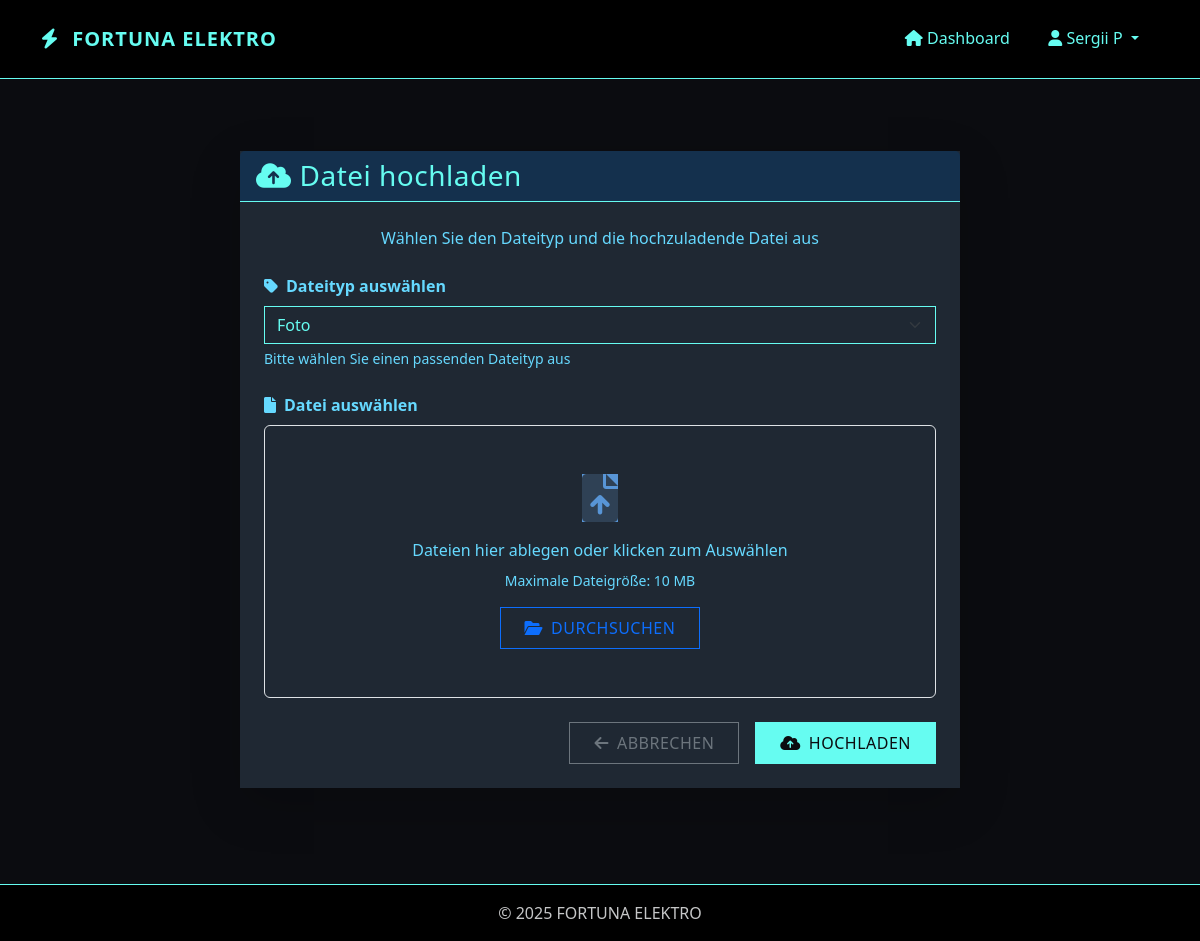
/project/1/upload (signed in), run on an earlier commit of the app's database.
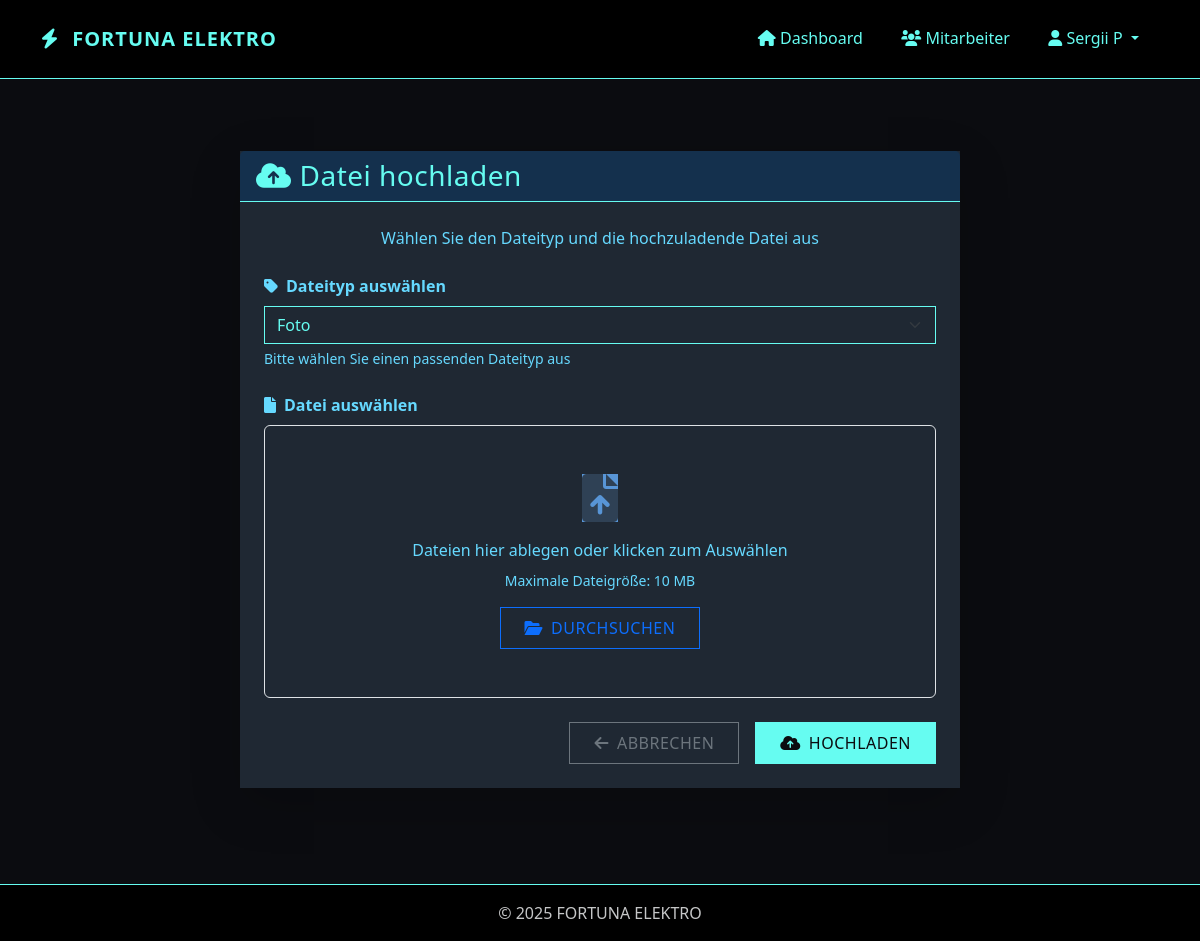
And on a later commit of the database.
### app/routes/files.py (the view, shortened to what this page needs)
@files.route('/project/<int:project_id>/upload', methods=['GET', 'POST'])
@login_required
def upload_file(project_id):
    project = Project.query.get_or_404(project_id)
    form = FileUploadForm()
    return render_template('files/upload.html', title='Datei hochladen', project=project, form=form)

### app/forms/file_forms.py
class FileUploadForm(FlaskForm):
    file = FileField('Datei auswählen', validators=[DataRequired()])
    file_type = SelectField('Dateityp auswählen', choices=[
        ('foto', 'Foto'),
        ('video', 'Video'),
        ('stundenbericht', 'Stundenbericht'),
        ('pruefbericht', 'Prüfbericht'),
        ('sonstiges', 'Sonstiges')
    ], validators=[DataRequired()])
    description = TextAreaField('Beschreibung (optional)')
    submit = SubmitField('Hochladen')

### app/models/user.py (called while the page is built)
@login_manager.user_loader
def load_user(id):
    return User.query.get(int(id))

    def is_admin(self):
        return self.role == 'admin'

### app/templates/files/upload.html (shortened to what this page needs)
{% extends 'base.html' %}
{% block content %}
<div class="container py-5">
    <div class="row justify-content-center">
        <div class="col-md-8">
            <div class="card shadow-lg border-0 rounded-lg">
                <div class="card-header" style="background-color: #14304d; color: var(--accent)">
                    <h3 class="mb-0"><i class="fas fa-cloud-upload-alt me-2"></i>Datei hochladen</h3>
                </div>
                <div class="card-body p-4">
                    <div class="text-center mb-4">
                        <p class="text-muted">Wählen Sie den Dateityp und die hochzuladende Datei aus</p>
                    </div>
                    <form method="POST" enctype="multipart/form-data" id="upload-form">
                        <div class="mb-4">
                            <label for="{{ form.file_type.id }}" class="form-label fw-bold">
                                <i class="fas fa-tag me-2"></i>{{ form.file_type.label.text }}
                            </label>
                            {{ form.file_type(class="form-select") }}
                            <div class="form-text">Bitte wählen Sie einen passenden Dateityp aus</div>
                        </div>
                        <div class="mb-4">
                            <label for="{{ form.file.id }}" class="form-label fw-bold">
                                <i class="fas fa-file me-2" ></i>{{ form.file.label.text }}
                            </label>
                            <div class="upload-area p-5 border rounded text-center mb-3" id="drop-area">
                                <i class="fas fa-file-upload fa-3x text-muted mb-3" style="background-color: #5895d6; color: var(--accent)"></i>
                                <p class="mb-2">Dateien hier ablegen oder klicken zum Auswählen</p>
                                <p class="small text-muted">Maximale Dateigröße: 10 MB</p>
                                <button type="button" class="btn btn-outline-primary" id="browse-button">
                                    <i class="fas fa-folder-open me-2"></i>Durchsuchen
                                </button>
                            </div>
                        </div>
                        <div class="d-grid gap-2 d-md-flex justify-content-md-end">
                            <a href="{{ url_for('dashboard.index') }}" class="btn btn-outline-secondary me-md-2">
                                <i class="fas fa-arrow-left me-2"></i>Abbrechen
                            </a>
                            <button type="submit" class="btn btn-primary" id="upload-button">
                                <i class="fas fa-cloud-upload-alt me-2"></i>Hochladen
                            </button>
                        </div>
                    </form>
                </div>
            </div>
        </div>
    </div>
</div>
{% endblock %}

### app/templates/base.html (shortened to what this page needs)
<!DOCTYPE html>
<html lang="de">
<head>
    <link href="https://cdn.jsdelivr.net/npm/bootstrap@5.3.0/dist/css/bootstrap.min.css" rel="stylesheet">
    <link rel="stylesheet" href="https://cdnjs.cloudflare.com/ajax/libs/font-awesome/6.0.0/css/all.min.css">
    <link rel="stylesheet" href="{{ url_for('static', filename='css/style.css') }}">
</head>
<body>
    <nav class="navbar navbar-expand-lg navbar-dark mb-4">
        <div class="container">
            <a class="navbar-brand" href="{{ url_for('dashboard.index') }}">
                <i class="fas fa-bolt"></i> FORTUNA ELEKTRO
            </a>
            <div class="collapse navbar-collapse" id="navbarNav">
                <ul class="navbar-nav ms-auto">
                    {% if current_user.is_authenticated %}
                        <li class="nav-item">
                            <a class="nav-link" href="{{ url_for('dashboard.index') }}">
                                <i class="fas fa-home"></i> Dashboard
                            </a>
                        </li>
                        {% if current_user.is_admin() %}
                            <li class="nav-item">
                                <a class="nav-link" href="{{ url_for('admin.list_users') }}">
                                    <i class="fas fa-users"></i> Mitarbeiter
                                </a>
                            </li>
                        {% endif %}
                        <li class="nav-item dropdown">
                            <a class="nav-link dropdown-toggle" href="#" role="button" data-bs-toggle="dropdown">
                                <i class="fas fa-user"></i> {{ current_user.username }}
                            </a>
                        </li>
                    {% else %}
                        <li class="nav-item">
                            <a class="nav-link" href="{{ url_for('auth.login') }}">
                                <i class="fas fa-sign-in-alt"></i> Anmelden
                            </a>
                        </li>
                    {% endif %}
                </ul>
            </div>
        </div>
    </nav>
    <div class="container mb-5">
        {% block content %}{% endblock %}
    </div>
    <footer class="footer mt-auto py-3">
        <div class="container text-center">
            <span class="text-muted">&copy; 2025 FORTUNA ELEKTRO </span>
        </div>
    </footer>
</body>
</html>

What changed in the data, as far as the page shows it:
changed User "Sergii P": role "installateur" → "admin" (drawn)
Also different on the page:
text now shown: "Mitarbeiter"
